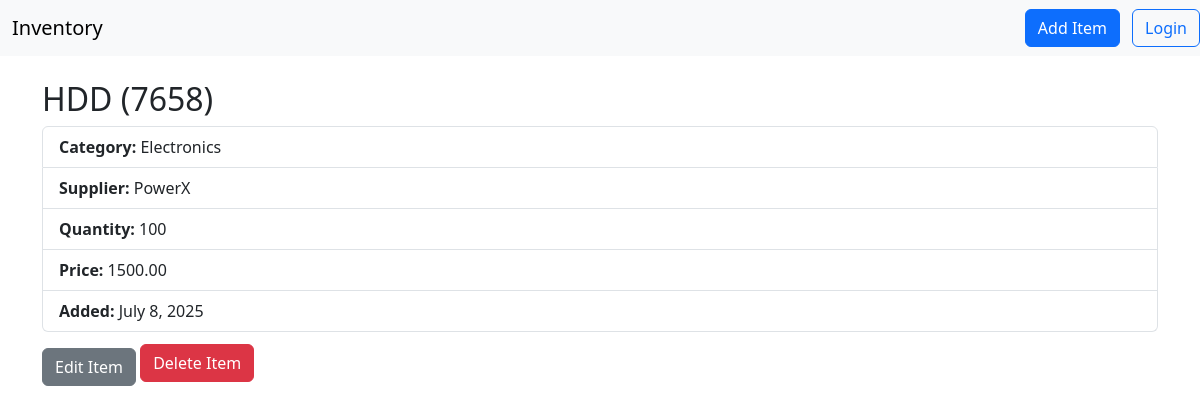
The app's page /item/3/ with its own data.
### products/models.py (models this page shows, shortened)
class Item(models.Model):
    name = models.CharField(max_length=200)
    sku = models.CharField(max_length=50, unique=True, help_text="Stock Keeping Unit")
    category = models.ForeignKey(Category, on_delete=models.SET_NULL, null=True)
    supplier = models.ForeignKey(Supplier, on_delete=models.SET_NULL, null=True)
    quantity = models.PositiveIntegerField(default=0)
    price = models.DecimalField(max_digits=10, decimal_places=2)
    added_date = models.DateField(auto_now_add=True)

class Category(models.Model):
    name = models.CharField(max_length=100, unique=True)
    def __str__(self):
        return self.name

class Supplier(models.Model):
    name = models.CharField(max_length=200)
    contact_email = models.EmailField(blank=True)
    phone = models.CharField(max_length=20, blank=True)
    def __str__(self):
        return self.name

### products/views.py (the view)
# urls.py: path('item/<int:pk>/', views.ItemDetailView.as_view(), name='item_detail'),
class ItemDetailView(DetailView):
    model = Item
    template_name = 'products/item_detail.html'
    context_object_name = 'item'

### products/templates/products/item_detail.html (shortened to what this page needs)
{% extends 'products/base.html' %}
{% block content %}
<h2>{{ item.name }} ({{ item.sku }})</h2>
<ul class="list-group">
  <li class="list-group-item"><strong>Category:</strong> {{ item.category }}</li>
  <li class="list-group-item"><strong>Supplier:</strong> {{ item.supplier }}</li>
  <li class="list-group-item"><strong>Quantity:</strong> {{ item.quantity }}</li>
  <li class="list-group-item"><strong>Price:</strong> {{ item.price }}</li>
  <li class="list-group-item"><strong>Added:</strong> {{ item.added_date }}</li>
</ul>
<a class="btn btn-secondary mt-3" href="{% url 'products:item_edit' item.pk %}">Edit Item</a>
<a class="btn btn-danger mt-2" href="{% url 'products:item_delete' item.pk %}">Delete Item</a>
{% endblock %}

### records on screen
Item: name "HDD", sku "7658", category "Electronics", supplier "PowerX", quantity "100", price "1500.00", added_date "July 8, 2025"
